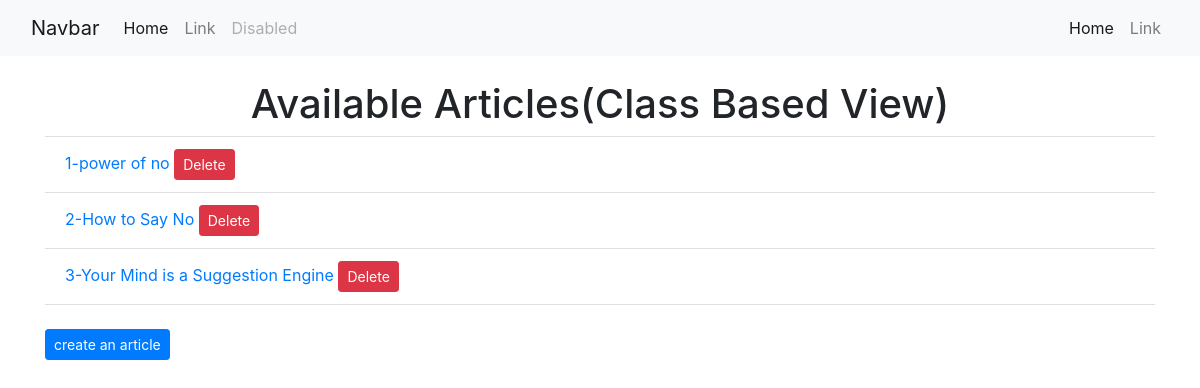
The page / on the database its author committed.
### articles/models.py (models this page shows, shortened)
class Article(models.Model):
    title=models.CharField(max_length=150)
    slug=models.SlugField(null=True,blank=True)
    body=models.TextField()
    create_date=models.DateTimeField(auto_now_add=True)
    is_public=models.BooleanField(default=True)

### articles/views.py (the view)
# urls.py: path('',views.ArticleListView.as_view(),name="list"),
class ArticleListView(PageTitleMixin, PublicMixin, ListView):
    template_name='article/list_article.html'
    page_title='Article List Page'
    model=Article

### articles/mixins.py (called while the page is built)
    def get_page_title(self):
        return self.page_title

    def get_context_data(self,*args,**kwargs):
        context=super().get_context_data(*args,**kwargs)
        context['page_title']=self.get_page_title()
        return context

    @property
    def get_is_public(self):
        return {self.is_public_field:True}

    def get_queryset(self):
        if self.model:
            return self.model._default_manager.filter(**self.get_is_public)
        elif self.queryset:
            return self.queryset.filter(**self.get_is_public)
        else:
            raise ImproperlyConfigured(
                '%(cls)s model is missing. Define '
                'queryset.' %{'cls': self.__class__.__name__}
            )

### templates/article/list_article.html
{% extends 'base.html' %}
{% block content %}
    <h1 class="text-center mt-4">Available Articles(Class Based View)</h1>
    <ul class="list-group list-group-flush">
        {% for article in object_list %}
            <li class="list-group-item">
                <a href="{% url 'articles:detail' pk=article.id slug=article.slug %}">
                     {{forloop.counter}}-{{article.title}}
                </a>
                <a class="btn btn-sm btn-danger" ml-4  href="{% url 'articles:delete' pk=article.id slug=article.slug %}">Delete</a>
            </li>
        {% endfor %}
    </ul>
    <br>
    <a class="btn btn-sm btn-primary" href="{% url 'articles:create' %}">create an article</a>
{% endblock  %}

### rows shown on the page
Article: title "power of no"
Article: title "How to Say No"
Article: title "Your Mind is a Suggestion Engine"
